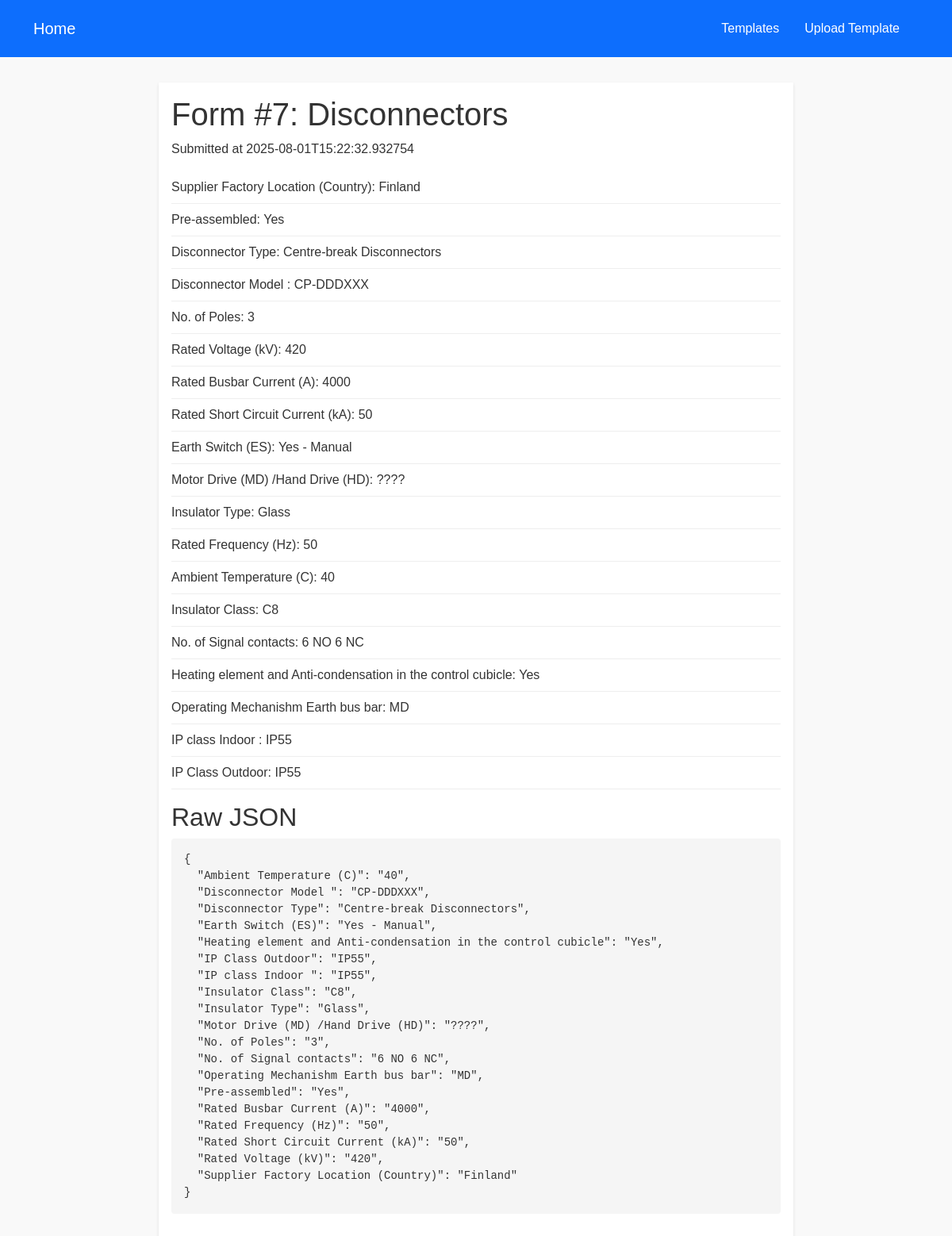
Page /view/7 on the committed database.
### tables this page shows
CREATE TABLE completed_forms (
    id INTEGER PRIMARY KEY AUTOINCREMENT,
    template_name TEXT NOT NULL,
    timestamp TEXT NOT NULL,
    form_json TEXT NOT NULL
);

### app.py (the view)
@app.route("/view/<int:form_id>")
def view_form(form_id):
    row = get_form_by_id(form_id)
    if not row:
        flash("Form not found.")
        return redirect(url_for("index"))
    _, template_name, timestamp, form_json = row
    data = json.loads(form_json)
    return render_template(
        "view.html",
        id=form_id,
        template_name=template_name,
        timestamp=timestamp,
        data=data,
    )

### app.py (called while the page is built)
def get_form_by_id(form_id):
    conn = sqlite3.connect(DB_PATH)
    c = conn.cursor()
    c.execute(
        "SELECT id, template_name, timestamp, form_json FROM completed_forms WHERE id = ?",
        (form_id,)
    )
    row = c.fetchone()
    conn.close()
    return row

### templates/view.html (shortened to what this page needs)
{% extends 'base.html' %}
{% block content %}
  <h1>Form #{{ id }}: {{ template_name }}</h1>
  <p>Submitted at {{ timestamp }}</p>
  <ul>
    {% for k, v in data.items() %}
      <li>{{ k }}: {{ v }}</li>
    {% endfor %}
  </ul>
  <h2>Raw JSON</h2>
  <pre>{{ data | tojson(indent=2) }}</pre>
{% endblock %}

### static/css/style.css (style rules this page uses)
body { font-family: Arial, sans-serif; margin: 0; padding: 0; background-color: #f9f9f9; color: #333; }
ul { list-style: none; padding: 0; }
ul li { padding: 0.5rem 0; border-bottom: 1px solid #eee; }
pre { background: #f5f5f5; padding: 1rem; border-radius: 4px; overflow-x: auto; }

### rows in the picture
completed_forms: template_name "Disconnectors", timestamp "2025-08-01T15:22:32.932754"

### other values in the picture
{{ id }} "7"
{{ k }} "Supplier Factory Location (Country)" "Pre-assembled" "Disconnector Type" "Disconnector Model" "No. of Poles" "Rated Voltage (kV)" "Rated Busbar Current (A)" "Rated Short Circuit Current (kA)" "Earth Switch (ES)" "Motor Drive (MD) /Hand Drive (HD)" "Insulator Type" "Rated Frequency (Hz)" "Ambient Temperature (C)" "Insulator Class" "No. of Signal contacts" "Heating element and Anti-condensation in the control cubicle" "Operating Mechanishm Earth bus bar" "IP class Indoor" "IP Class Outdoor"
{{ v }} "Finland" "Yes" "Centre-break Disconnectors" "CP-DDDXXX" "3" "420" "4000" "50" "Yes - Manual" "????" "Glass" "50" "40" "C8" "6 NO 6 NC" "Yes" "MD" "IP55" "IP55"
